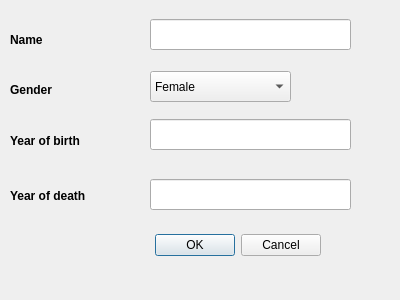
<?xml version="1.0" encoding="UTF-8"?>
<ui version="4.0">
 <class>EditScientist</class>
 <widget class="QDialog" name="EditScientist">
  <property name="geometry">
   <rect>
    <x>0</x>
    <y>0</y>
    <width>400</width>
    <height>300</height>
   </rect>
  </property>
  <property name="windowTitle">
   <string>Dialog</string>
  </property>
  <widget class="QDialogButtonBox" name="buttonBox">
   <property name="geometry">
    <rect>
     <x>120</x>
     <y>220</y>
     <width>201</width>
     <height>51</height>
    </rect>
   </property>
   <property name="standardButtons">
    <set>QDialogButtonBox::Cancel|QDialogButtonBox::Ok</set>
   </property>
  </widget>
  <widget class="QLineEdit" name="lineEditName">
   <property name="geometry">
    <rect>
     <x>150</x>
     <y>19</y>
     <width>201</width>
     <height>31</height>
    </rect>
   </property>
  </widget>
  <widget class="QLabel" name="labelName">
   <property name="geometry">
    <rect>
     <x>10</x>
     <y>29</y>
     <width>131</width>
     <height>21</height>
    </rect>
   </property>
   <property name="font">
    <font>
     <pointsize>9</pointsize>
     <weight>75</weight>
     <bold>true</bold>
    </font>
   </property>
   <property name="text">
    <string>Name</string>
   </property>
  </widget>
  <widget class="QComboBox" name="comboBoxGender">
   <property name="geometry">
    <rect>
     <x>150</x>
     <y>71</y>
     <width>141</width>
     <height>31</height>
    </rect>
   </property>
   <item>
    <property name="text">
     <string>Female</string>
    </property>
   </item>
   <item>
    <property name="text">
     <string>Male</string>
    </property>
   </item>
  </widget>
  <widget class="QLabel" name="labelGender">
   <property name="geometry">
    <rect>
     <x>10</x>
     <y>80</y>
     <width>71</width>
     <height>20</height>
    </rect>
   </property>
   <property name="font">
    <font>
     <pointsize>9</pointsize>
     <weight>75</weight>
     <bold>true</bold>
    </font>
   </property>
   <property name="text">
    <string>Gender</string>
   </property>
  </widget>
  <widget class="QLabel" name="labelBirth">
   <property name="geometry">
    <rect>
     <x>10</x>
     <y>125</y>
     <width>131</width>
     <height>31</height>
    </rect>
   </property>
   <property name="font">
    <font>
     <pointsize>9</pointsize>
     <weight>75</weight>
     <bold>true</bold>
    </font>
   </property>
   <property name="text">
    <string>Year of birth</string>
   </property>
  </widget>
  <widget class="QLabel" name="labelDeath">
   <property name="geometry">
    <rect>
     <x>10</x>
     <y>175</y>
     <width>141</width>
     <height>41</height>
    </rect>
   </property>
   <property name="font">
    <font>
     <pointsize>9</pointsize>
     <weight>75</weight>
     <bold>true</bold>
    </font>
   </property>
   <property name="text">
    <string>Year of death</string>
   </property>
  </widget>
  <widget class="QLineEdit" name="lineEditBirth">
   <property name="geometry">
    <rect>
     <x>150</x>
     <y>119</y>
     <width>201</width>
     <height>31</height>
    </rect>
   </property>
  </widget>
  <widget class="QLineEdit" name="lineEditDeath">
   <property name="geometry">
    <rect>
     <x>150</x>
     <y>179</y>
     <width>201</width>
     <height>31</height>
    </rect>
   </property>
  </widget>
 </widget>
 <resources/>
 <connections/>
</ui>
